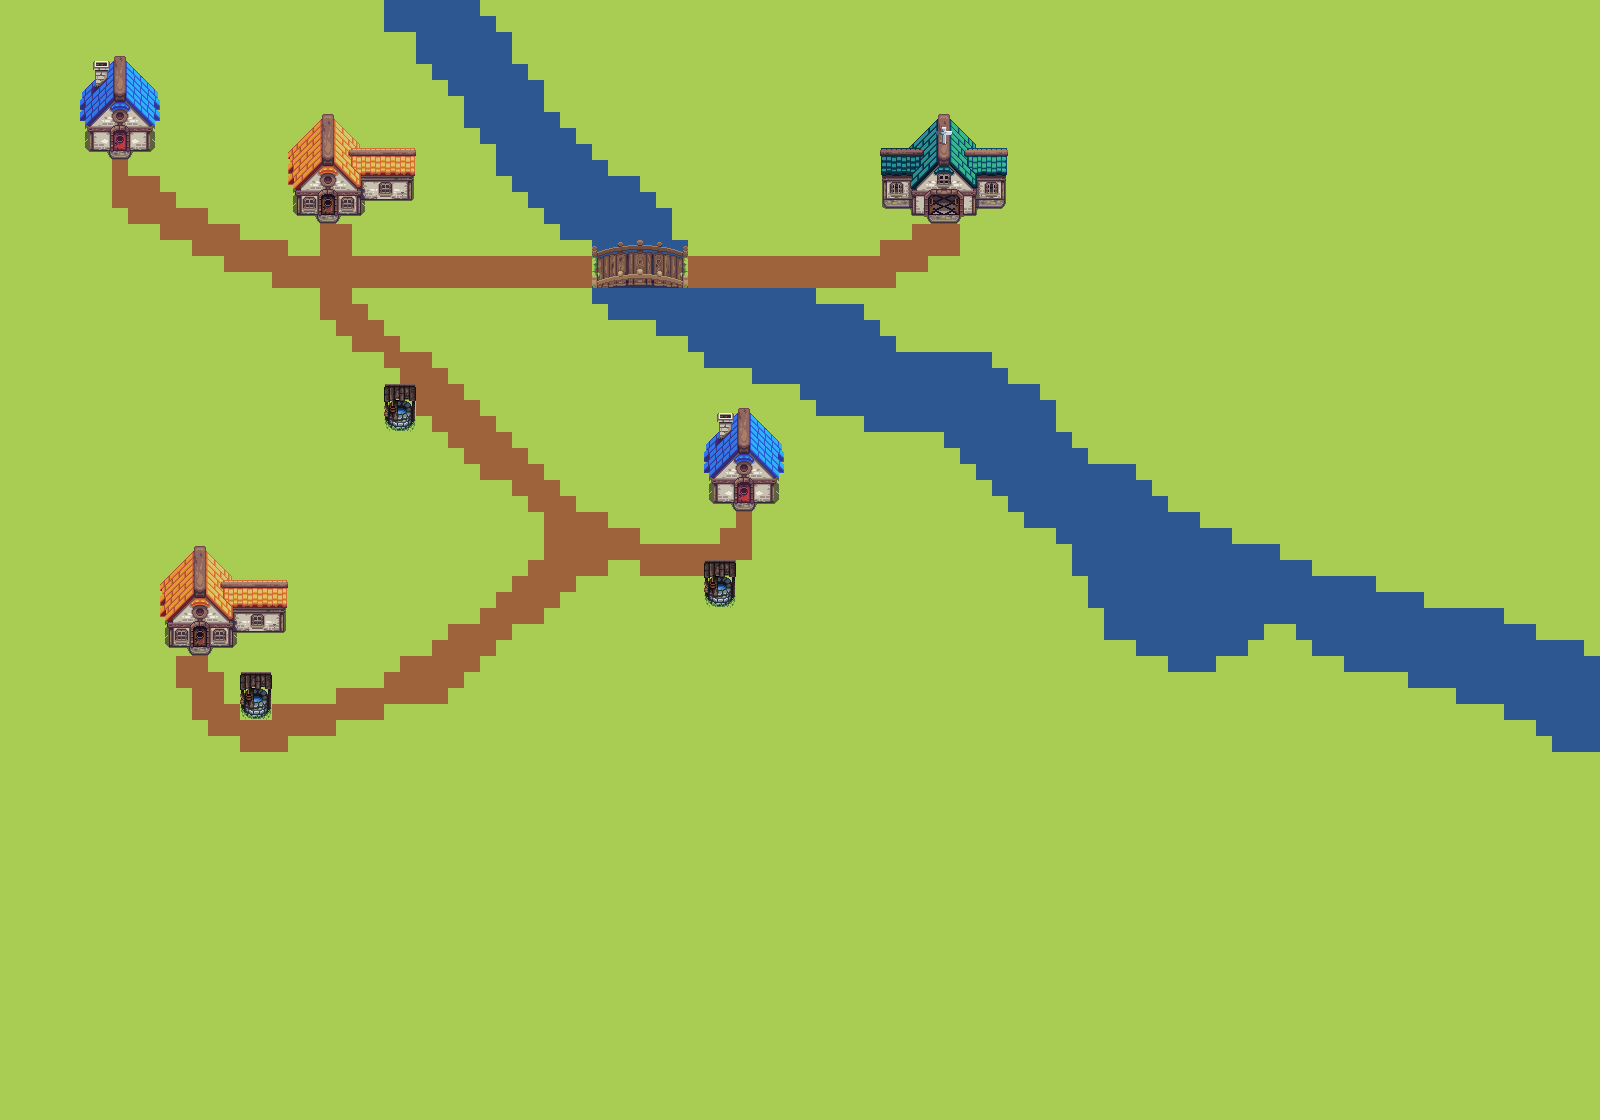

Below is a game level as drawn by its tile map, then a one-line description and the .tmx that defines it (tile-layer data replaced by summaries):
An orthogonal 100x70 tile map with 16x16 px tiles, 5 tile layers (Collision, Ground, Decorations, Buildings, ...), 8 tilesets.

<map version="1.10" tiledversion="1.12.2" orientation="orthogonal" renderorder="right-down" width="100" height="70" tilewidth="16" tileheight="16" infinite="0" nextlayerid="7" nextobjectid="1">
 <tileset firstgid="1" source="Grass.tsx" />
 <tileset firstgid="2" source="House1.tsx" />
 <tileset firstgid="3" source="House2.tsx" />
 <tileset firstgid="4" source="Church.tsx" />
 <tileset firstgid="5" source="Water.tsx" />
 <tileset firstgid="6" source="Bridge.tsx" />
 <tileset firstgid="7" source="GROUND TILE - DAY.tsx" />
 <tileset firstgid="8" source="PIT - DAY.tsx" />
 <layer id="6" name="Collision" width="100" height="70" tintcolor="#aa079c">
  <properties>
   <property name="Solid" type="bool" value="true" />
  </properties>
  <data>[7000 cells, 282 non-empty, 1 distinct tile ids]</data>
 </layer>
 <layer id="5" name="Ground" width="100" height="70">
  <data>[7000 cells, 7000 non-empty, 2 distinct tile ids]</data>
 </layer>
 <layer id="4" name="Decorations" width="100" height="70">
  <data>[7000 cells, 516 non-empty, 3 distinct tile ids]</data>
 </layer>
 <layer id="3" name="Buildings" width="100" height="70">
  <data>[7000 cells, 9 non-empty, 5 distinct tile ids]</data>
 </layer>
 <layer id="2" name="Foreground" width="100" height="70">
  <data>[7000 cells, 0 non-empty, 0 distinct tile ids]</data>
 </layer>
</map>
